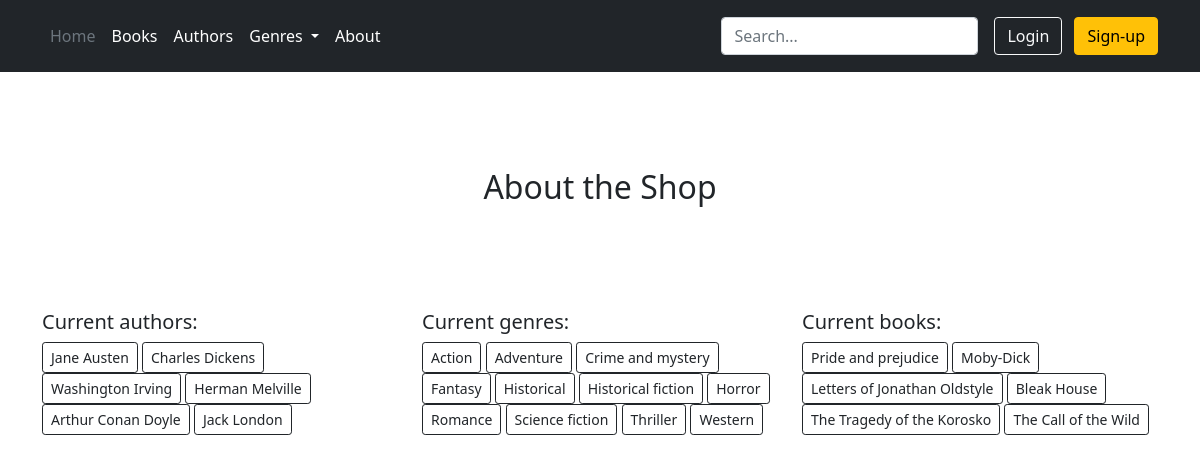
The page /about/ on the database its author committed.
### catalog/models.py (models this page shows, shortened)
class Author(models.Model):
    first_name = models.CharField(max_length=100)
    last_name = models.CharField(max_length=100)
    date_of_birth = models.DateField(blank=True, null=True)
    date_of_death = models.DateField(blank=True, null=True)
    photo = models.ImageField(upload_to='authors/', blank=True)
    def get_author_url(self):
        return reverse("catalog-authors-author", args=[self.first_name, self.last_name, self.id])

class Book(models.Model):
    title = models.TextField()
    summary = models.TextField()
    date_of_publication = models.DateField(blank=True, null=True)
    price = models.DecimalField(max_digits=5, default=1.00, decimal_places=2)
    amount = models.IntegerField(null=False)
    book_cover = models.ImageField(upload_to='books/', blank=True, default="book-placeholder.jpeg")
    genre = models.ManyToManyField(Genre)
    author = models.ForeignKey(Author, on_delete=models.CASCADE, null=True, related_name="books")
    def get_genre(self):
        return ",".join([genre.name for genre in self.genre.all()])
    def get_book_url(self):
        return reverse("catalog-book", args=[self.id])
    get_genre.short_description = "Genre"

class Genre(models.Model):
    name = models.CharField(max_length=50)
    genre_picture = models.ImageField(upload_to='genres/', blank=True)
    def get_genre_url(self):
        return reverse("catalog-genres", args=[self.id])

### catalog/views.py (the view)
# urls.py: path('about/', AboutView.as_view(), name="catalog-about"),
class AboutView(TemplateView):
    template_name = "catalog/about.html"
    def get(self, request):
        authors = Author.objects.all()
        books = Book.objects.all()
        genres = Genre.objects.all()
        params = {
            'authors': authors,
            'books': books,
            'genres': genres
        }
        return render(request, self.template_name, params)

### templates/catalog/about.html
{% extends 'base.html' %}
{% block title %} About the Shop {% endblock %}
{% block content %}
<div class="container">
  <div class="row">
    <div class="col">
      <h5>Current authors:</h5>
      {% for author in authors %}
      <a href="{{ author.get_author_url}}" class="btn btn-sm btn-outline-dark">{{author.first_name}} {{author.last_name}}</a>
      {% endfor %}
    </div>
    <div class="col order-5">
      <h5>Current books:</h5>
      {% for book in books %}
      <a href="{{ book.get_book_url}}" class="btn btn-sm btn-outline-dark">{{book.title}}</a>
      {% endfor %}
    </div>
    <div class="col order-1">
      <h5>Current genres:</h5>
      {% for genre in genres %}
      <a href="{{ genre.get_genre_url}}" class="btn btn-sm btn-outline-dark">{{genre.name}}</a>
      {% endfor %}
    </div>
  </div>
</div>
{% endblock %}

### rows shown on the page
Author: first_name "Jane", last_name "Austen"
Author: first_name "Charles", last_name "Dickens"
Author: first_name "Washington", last_name "Irving"
Author: first_name "Herman", last_name "Melville"
Author: first_name "Arthur", last_name "Conan Doyle"
Author: first_name "Jack", last_name "London"
Book: title "Pride and prejudice"
Book: title "Moby-Dick"
Book: title "Letters of Jonathan Oldstyle"
Book: title "Bleak House"
Book: title "The Tragedy of the Korosko"
Book: title "The Call of the Wild"
Genre: name "Action"
Genre: name "Adventure"
Genre: name "Crime and mystery"
Genre: name "Fantasy"
Genre: name "Historical"
Genre: name "Historical fiction"
Genre: name "Horror"
Genre: name "Romance"
Genre: name "Science fiction"
Genre: name "Thriller"
Genre: name "Western"
